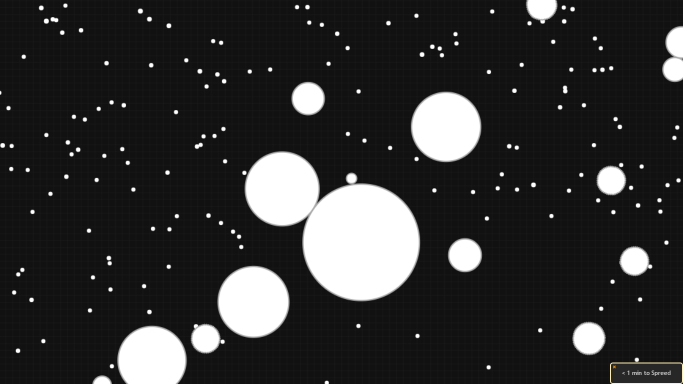
%> input picture images/Agar.io images/imagebw (20).png, 1366 x 768 px (shown at 1/2 size)
$ octave agarioInputImageCleanUpAndBlobDetection.m   (GNU Octave 9; MATLAB toolbox functions it lacks are replaced by stand-ins)
%> lines starting %> are read from the running program, lines starting %| are printed output that depends on the picture; in (x1, y1, x2, y2) boxes, pixels count from 0 and x2, y2 are one past the last pixel; in counts of white or black regions, pixels touching at a corner belong together; the program's own positions count from 1
tic;
%% Load Image
path = pwd;
rootPath = path(1:length(path)-3);
% TODO make it a global path
imagepath = fullfile(rootPath, 'images', 'Agar.io images','imagebw (20).png');
rgb = imread(imagepath);
%> rgb is the input picture: size 768x1366x3 uint8; mean R, G, B 49.5, 49.5, 49.5
rgb = imresize(rgb,0.25);
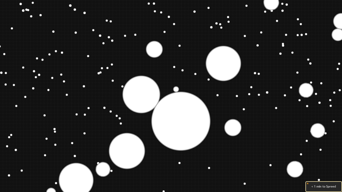
%> rgb: size 192x342x3 uint8; mean R, G, B 49.5, 49.5, 49.4
figure
imshow(rgb)
%%
I = rgb2gray(rgb);
imshow(I)
%%
t = find(I<200 & I>150);
%> t = 519 values from 47 to 65512
I(t) = 1;
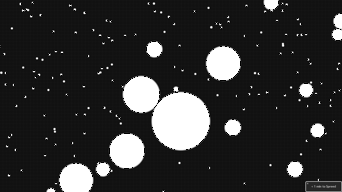
%> I: size 192x342 uint8; min 1, max 255, mean 48.1
imshow(I)
% %% Can Skip this
% I(I>201) = 255;
% imshow(I)
%%
BW = im2bw(I);
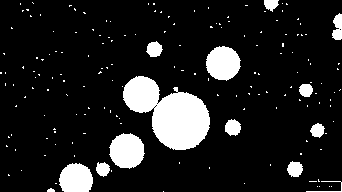
%> BW: size 192x342 logical; 12.6% white; 171 white regions (157 under 20 px), largest, box (x1, y1, x2, y2) and area: (123, 76, 210, 150) 3711, (109, 133, 145, 169) 970, (206, 46, 241, 81) 920
imshow(BW);
hold on;
%%
B = bwboundaries(BW);
%> B = 176 boundaries; largest, box (x1, y1, x2, y2) and points: (123, 76, 210, 150) 278, (306, 181, 342, 192) 128, (109, 133, 145, 169) 103, (59, 163, 93, 192) 99, (206, 46, 241, 81) 99
s=size(B);
%> s = [176 1]
objcenters=zeros(s(1),2);
objsize=zeros(s(1));
%> objsize: size 176x176 double; every value is 0
for i=1:s(1)
    bb=B{i};
    plot(bb(:,2),bb(:,1));
    objcenters(i,1)=mean(bb(:,1));
    objcenters(i,1)=mean(bb(:,2));

    objsize(i)=polyarea(bb(:,1),bb(:,2));
end
%> this loop made 176 passes
%> bb on passes 1 to 3: [73 1; 73 2; 74 2; 74 1; 73 1], [54 4; 54 5; 55 5; 54 4], [73 6; 74 6; 73 6]
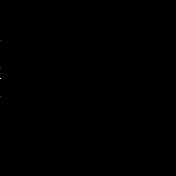
%> objsize: size 176x176 double; min 0, max 3575.5, mean 0.2; drawn with min black and max white
%> after the loop, objcenters = 176 rows, first 12: [1.4 0; 4.5 0; 6 0; 6 0; 7.25 0; 9.25 0; 9.25 0; 12.25 0; 12 0; 14 0; 16.5 0; 16 0]
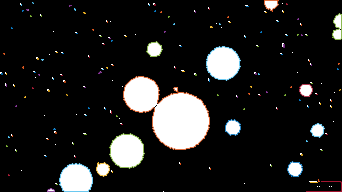
%> figure redrawn from the program's plot data

toc;

%% Screen capture method

 i=1;
while i<10
%> (the run ends here)

$ run again, with images/Agar.io images/imagebw (10).png copied over images/Agar.io images/imagebw (20).png
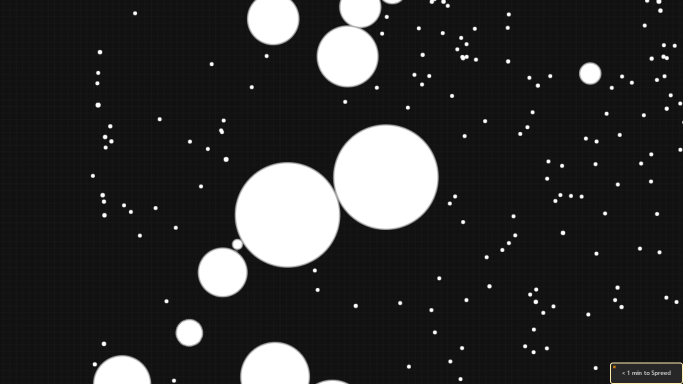
%> input picture images/Agar.io images/imagebw (10).png, 1366 x 768 px (shown at 1/2 size)
%> rgb is the input picture: size 768x1366x3 uint8; mean R, G, B 47, 47, 47
%> rgb: size 192x342x3 uint8
%> t = 399 values from 9213 to 65547
%> `BW = im2bw(I);`:
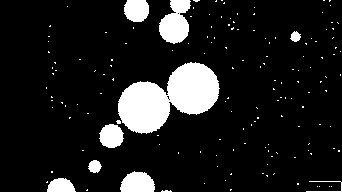
%> BW: size 192x342 logical; 11.6% white; 155 white regions (146 under 20 px), largest, box (x1, y1, x2, y2) and area: (118, 62, 220, 134) 4245, (159, 0, 191, 44) 948, (120, 171, 155, 192) 578
%> B = 158 boundaries; largest, box (x1, y1, x2, y2) and points: (118, 62, 220, 134) 293, (306, 181, 342, 192) 152, (159, 0, 191, 44) 138, (120, 171, 155, 192) 89, (124, 0, 149, 22) 74
%> s = [158 1]
%> the loop `for i=1:s(1)` made 158 passes
%> bb on passes 1, 2, 4: [88 47; 89 47; 88 47], [183 47; 182 48; 183 48; 183 47], [37 49; 37 50; 37 49]
%> after the loop `for i=1:s(1)`: objcenters = 158 rows, first 12: [47 0; 47.5 0; 61.49 0; 49.33 0; 49 0; 49.25 0; 50.5 0; 52.25 0; 52.33 0; 52.4 0; 53 0; 53.5 0]
%> after the loop `for i=1:s(1)`:
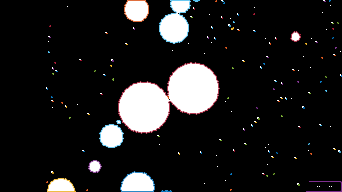
%> figure redrawn from the program's plot data

$ run again, with images/Agar.io images/imagebw (11).png copied over images/Agar.io images/imagebw (20).png
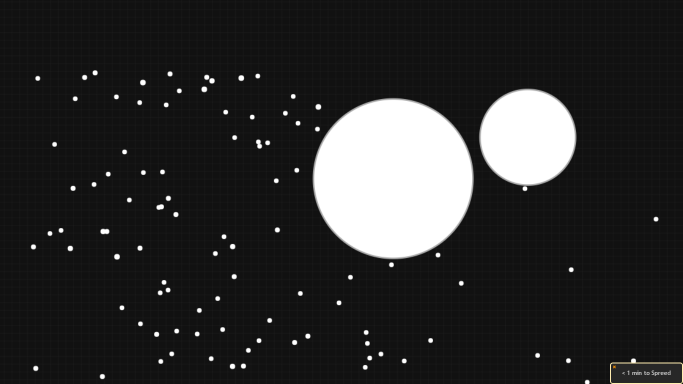
%> input picture images/Agar.io images/imagebw (11).png, 1366 x 768 px (shown at 1/2 size)
%> rgb is the input picture: size 768x1366x3 uint8; mean R, G, B 44.8, 44.8, 44.7
%> rgb: size 192x342x3 uint8
%> t = 250 values from 3195 to 63278
%> `BW = im2bw(I);`:
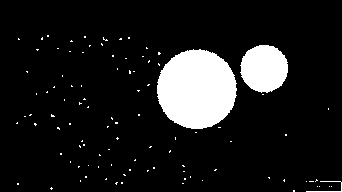
%> BW: size 192x342 logical; 10.9% white; 101 white regions (98 under 20 px), largest, box (x1, y1, x2, y2) and area: (157, 49, 237, 129) 4974, (240, 45, 288, 93) 1778, (306, 181, 342, 192) 66
%> B = 101 boundaries; largest, box (x1, y1, x2, y2) and points: (157, 49, 237, 129) 235, (240, 45, 288, 93) 138, (306, 181, 342, 192) 130, (103, 37, 108, 41) 12, (51, 114, 55, 117) 9
%> s = [101 1]
%> the loop `for i=1:s(1)` made 101 passes
%> bb on passes 1 to 8: [124 17; 123 18; 124 18; 124 17], [184 18; 184 19; 185 19; 185 18; 184 18], [39 19; 40 20; 40 19; 39 19], [117 25; 117 26; 117 25], [72 27; 72 28; 73 28; 72 27], [116 30; 115 31; 115 32; 116 31; 116 30], [124 35; 124 36; 125 37; 126 36; 125 35; 124 35], [50 37; 50 38; 50 39; 51 38; 50 37]
%> after the loop `for i=1:s(1)`: objcenters = 101 rows, first 12: [17.5 0; 18.4 0; 19.25 0; 25.33 0; 27.5 0; 30.8 0; 35.67 0; 37.8 0; 37 0; 42.5 0; 47.5 0; 48.4 0]
%> after the loop `for i=1:s(1)`:
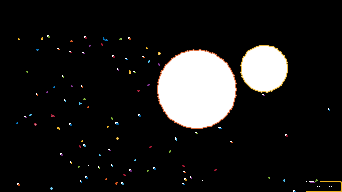
%> figure redrawn from the program's plot data
